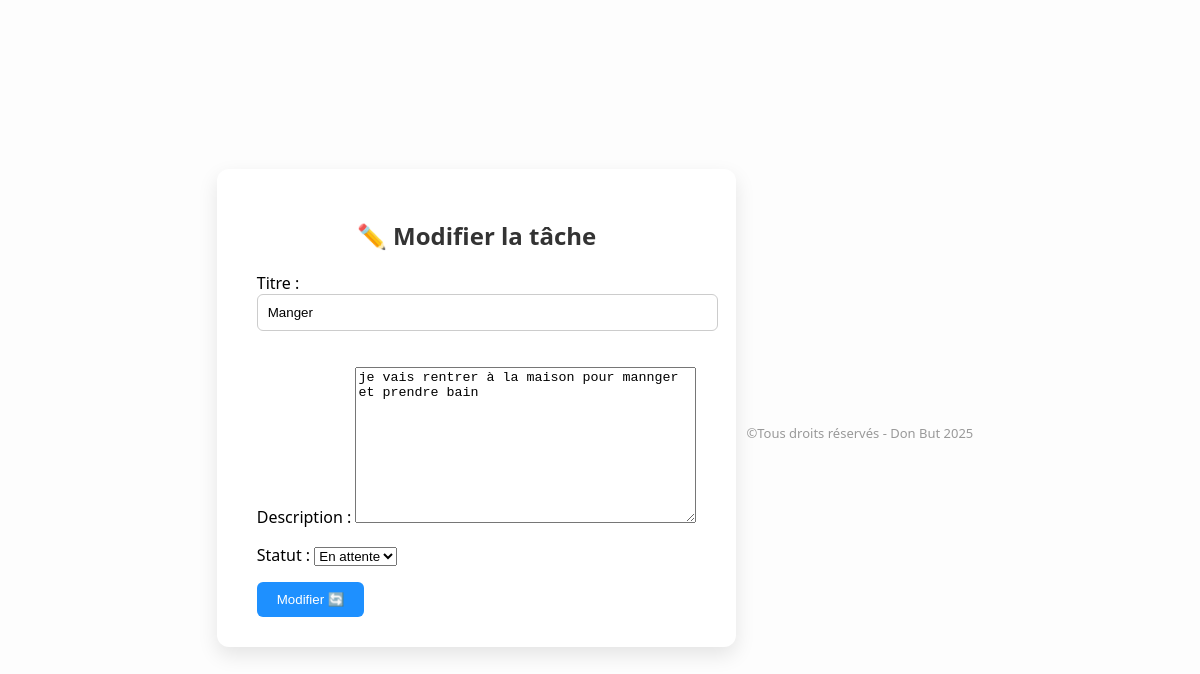
Before: /modifier/18 (signed in) with the older database file.
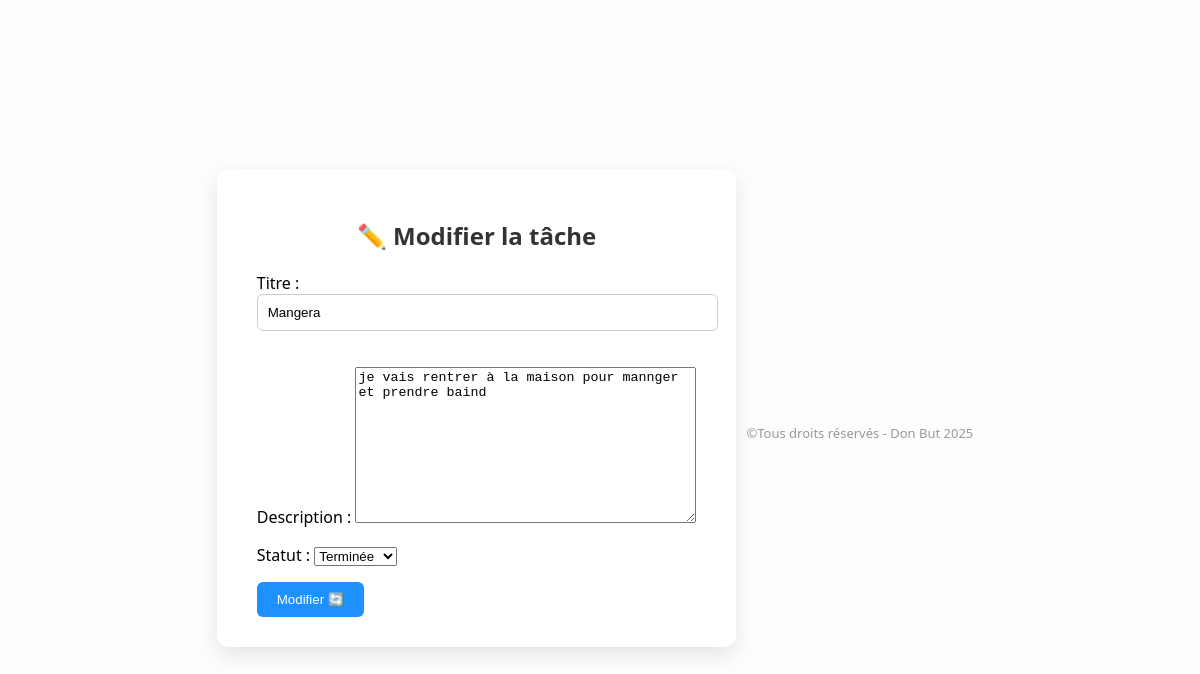
After: the same page with the newer database file.
### taches/models.py (models this page shows)
class Tache(models.Model):
    STATUT_CHOICES = [
        ('en_attente', 'En attente'),
        ('terminee', 'Terminée'),
    ]
    utilisateur = models.ForeignKey(User, on_delete=models.CASCADE)
    titre = models.CharField(max_length=255)
    description = models.TextField(blank=True)
    date_creation = models.DateTimeField(auto_now_add=True)
    statut = models.CharField(max_length=20, choices=STATUT_CHOICES, default='en_attente')

### taches/views.py (the view)
# urls.py: path('modifier/<int:tache_id>', views.modifier_tache, name='modifier_tache'),
@login_required
def modifier_tache(request, tache_id):
    tache = get_object_or_404(Tache, id=tache_id, utilisateur=request.user)
    if request.method == 'POST':
        form = TacheForm(request.POST, instance=tache)
        if form.is_valid():
            form.save()
            return redirect('home')
    else:
        form = TacheForm(instance=tache)
    return render(request, 'modifier_tache.html', {'form': form})

### taches/forms.py
class TacheForm(forms.ModelForm):
    class Meta:
        model = Tache
        fields = ['titre', 'description', 'statut']

### taches/templates/modifier_tache.html (shortened to what this page needs)
<!DOCTYPE html>
<html lang="fr">
<head>
</head>
<body>
    <div class="card">
        <h2>✏️ Modifier la tâche</h2>
        <form method="POST">
            {{ form.as_p }}
            <button type="submit">Modifier 🔄</button>
        </form>
    </div>
    <footer style="text-align: center;color: #999;font-size: 13px;padding: 10px;margin-top: 50px;">
        ©Tous droits réservés - Don But 2025
     </footer>
</body>
</html>

Changed rows visible on the page:
changed Tache: titre "Manger" → "Mangera"; description "je vais rentrer à la maison pour mannger et prendre bain" → "je vais rentrer à la maison pour mannger et prendre baind"; statut "En attente" → "Terminée"
